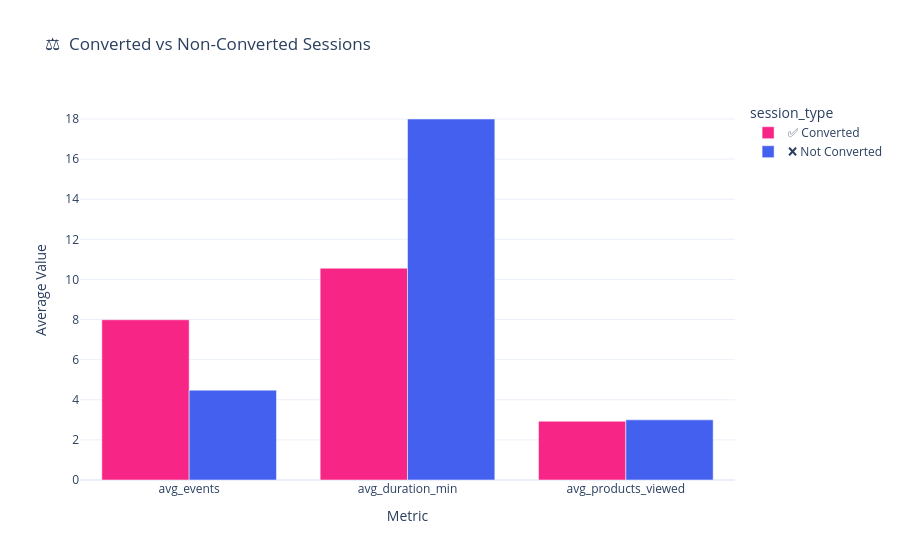

Notebook code for this chart:
### Code cell
# ============================================================
# STEP 3C - Session-level funnel depth
# How many events before a purchase?
# ============================================================

df_session = read_sql("""
    SELECT
        s.session_converted,
        ROUND(AVG(s.session_event_count), 2)    AS avg_events,
        ROUND(AVG(s.session_duration_min), 2)   AS avg_duration_min,
        ROUND(AVG(s.unique_products), 2)        AS avg_products_viewed,
        ROUND(AVG(s.session_revenue), 2)        AS avg_session_revenue,
        COUNT(*)                                AS session_count
    FROM dim_sessions s
    GROUP BY s.session_converted
""")

df_session["session_type"] = df_session["session_converted"].map(
    {1: "✅ Converted", 0: "❌ Not Converted"}
)

print("📊 Converted vs Non-Converted Sessions:")
print(df_session[[
    "session_type","session_count","avg_events",
    "avg_duration_min","avg_products_viewed"
]].to_string(index=False))

fig5 = px.bar(
    df_session.melt(
        id_vars    = "session_type",
        value_vars = ["avg_events","avg_duration_min","avg_products_viewed"],
        var_name   = "metric",
        value_name = "value",
    ),
    x        = "metric",
    y        = "value",
    color    = "session_type",
    barmode  = "group",
    title    = "⚖️  Converted vs Non-Converted Sessions",
    labels   = {"metric":"Metric","value":"Average Value"},
    color_discrete_sequence = ["#f72585","#4361ee"],
)
fig5.update_layout(template="plotly_white")
fig5.show()
save_fig(fig5, "13_session_depth.html")

### Figure 1 — Plotly figure (JSON) as saved in the notebook; plotly's stock layout.template omitted (floating-point values rounded to 4 significant figures)
{"data": [{"alignmentgroup": "True", "hovertemplate": "session_type=✅ Converted<br>Metric=%{x}<br>Average Value=%{y}<extra></extra>", "legendgroup": "✅ Converted", "marker": {"color": "#f72585", "pattern": {"shape": ""}}, "name": "✅ Converted", "offsetgroup": "✅ Converted", "orientation": "v", "showlegend": true, "textposition": "auto", "type": "bar", "x": ["avg_events", "avg_duration_min", "avg_products_viewed"], "xaxis": "x", "y": [7.99, 10.56, 2.93], "yaxis": "y"}, {"alignmentgroup": "True", "hovertemplate": "session_type=❌ Not Converted<br>Metric=%{x}<br>Average Value=%{y}<extra></extra>", "legendgroup": "❌ Not Converted", "marker": {"color": "#4361ee", "pattern": {"shape": ""}}, "name": "❌ Not Converted", "offsetgroup": "❌ Not Converted", "orientation": "v", "showlegend": true, "textposition": "auto", "type": "bar", "x": ["avg_events", "avg_duration_min", "avg_products_viewed"], "xaxis": "x", "y": [4.48, 18.0, 3.0], "yaxis": "y"}], "layout": {"barmode": "group", "legend": {"title": {"text": "session_type"}, "tracegroupgap": 0}, "title": {"text": "⚖️  Converted vs Non-Converted Sessions"}, "xaxis": {"anchor": "y", "domain": [0, 1], "title": {"text": "Metric"}}, "yaxis": {"anchor": "x", "domain": [0, 1], "title": {"text": "Average Value"}}}}
